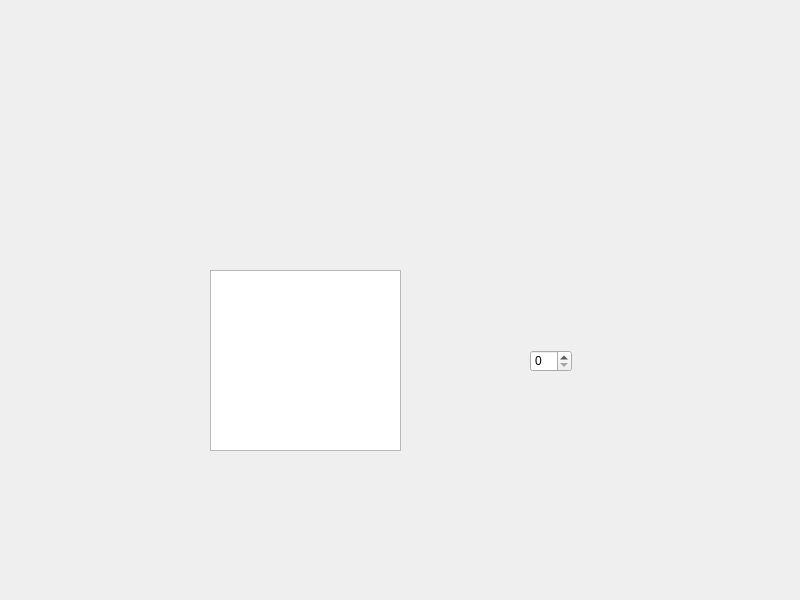
<?xml version="1.0" encoding="UTF-8"?>
<ui version="4.0">
 <class>Widget</class>
 <widget class="QWidget" name="Widget">
  <property name="geometry">
   <rect>
    <x>0</x>
    <y>0</y>
    <width>800</width>
    <height>600</height>
   </rect>
  </property>
  <property name="windowTitle">
   <string>Widget</string>
  </property>
  <widget class="QTextEdit" name="textEdit">
   <property name="geometry">
    <rect>
     <x>210</x>
     <y>270</y>
     <width>191</width>
     <height>181</height>
    </rect>
   </property>
  </widget>
  <widget class="QSpinBox" name="spinBox">
   <property name="geometry">
    <rect>
     <x>530</x>
     <y>350</y>
     <width>42</width>
     <height>22</height>
    </rect>
   </property>
  </widget>
 </widget>
 <resources/>
 <connections/>
</ui>
